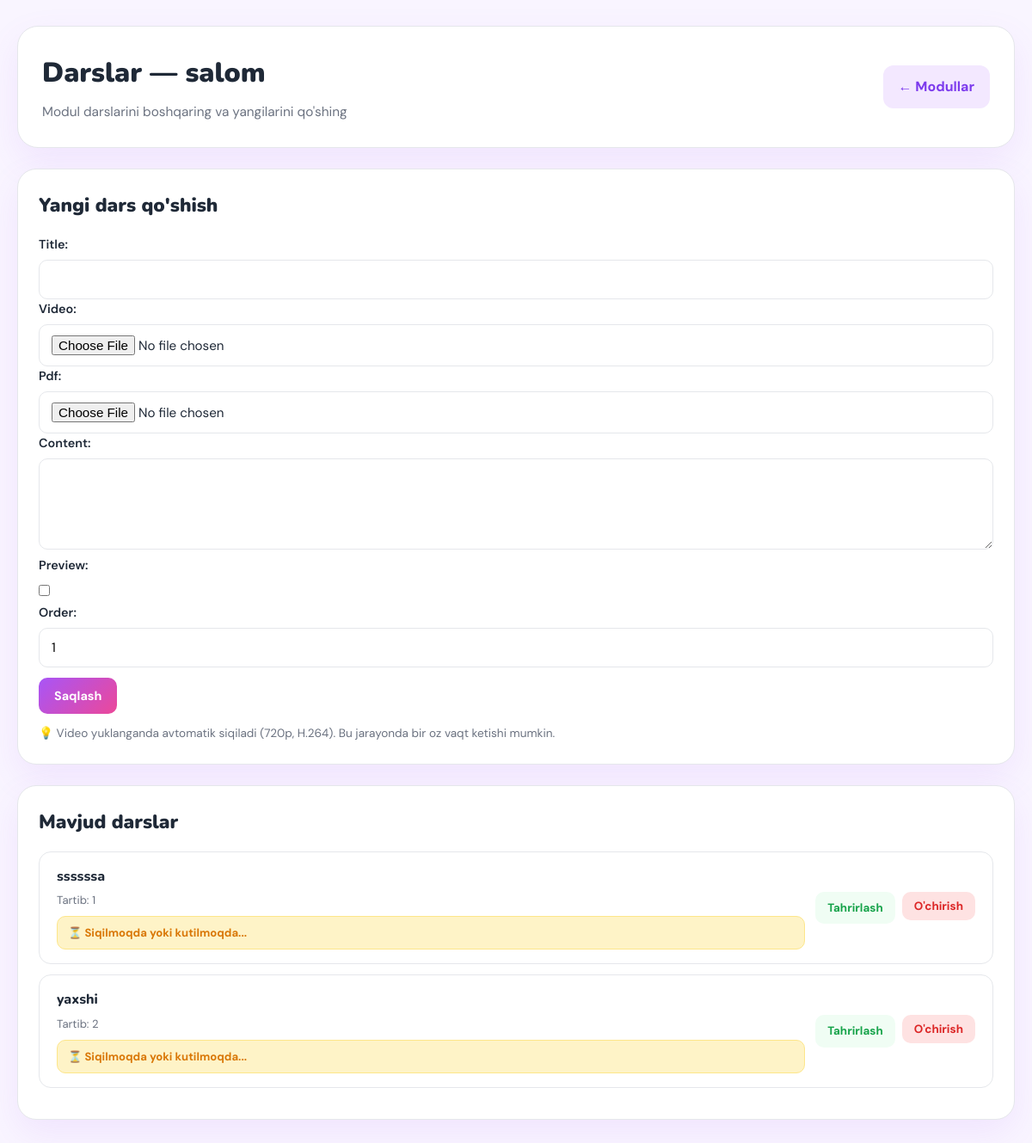
The page /courses/admin/1/modules/2/lessons/ (signed in) on the database its author committed.
### courses/models.py (models this page shows, shortened)
class Module(models.Model):
    course = models.ForeignKey(Course, on_delete=models.CASCADE, related_name='modules')
    title = models.CharField(max_length=200)
    order = models.PositiveIntegerField(default=1)

class Lesson(models.Model):
    module = models.ForeignKey(Module, on_delete=models.CASCADE, related_name='lessons')
    title = models.CharField(max_length=200)
    video = models.FileField(upload_to='lesson_videos/', null=True, blank=True)
    video_thumbnail = models.ImageField(
        upload_to='lesson_thumbnails/', null=True, blank=True,
        help_text="Avtomatik yaratiladi"
    )
    video_duration = models.CharField(
        max_length=20, blank=True, null=True,
        help_text="Video davomiyligi (HH:MM:SS)"
    )
    original_video_size = models.PositiveIntegerField(
        null=True, blank=True,
        help_text="Original hajm (bayt)"
    )
    compressed_video_size = models.PositiveIntegerField(
        null=True, blank=True,
        help_text="Siqilgan hajm (bayt)"
    )
    is_video_compressed = models.BooleanField(default=False)
    content = models.TextField(blank=True, null=True)
    pdf = models.FileField(upload_to='lesson_pdfs/', null=True, blank=True)
    preview = models.BooleanField(default=False)
    order = models.PositiveIntegerField(default=1)

### courses/views.py (the view)
# urls.py: path('admin/<int:course_id>/modules/<int:module_id>/lessons/', admin_lessons, name='admin_lessons'),
@admin_required
def admin_lessons(request, course_id, module_id):
    module = get_object_or_404(Module, id=module_id, course_id=course_id)
    lessons = Lesson.objects.filter(module=module).order_by('order')
    if request.method == "POST":
        form = LessonForm(request.POST, request.FILES)
        if form.is_valid():
            lesson = form.save(commit=False)
            lesson.module = module
            lesson.save()
            return redirect('admin_lessons', course_id=course_id, module_id=module_id)
    else:
        form = LessonForm()
    return render(request, 'admin_lessons.html', {
        'module': module,
        'lessons': lessons,
        'form': form,
        'course_id': course_id
    })

### courses/forms.py (shortened to what this page needs)
class LessonForm(forms.ModelForm):
    class Meta:
        model = Lesson
        fields = ['title', 'video', 'pdf', 'content', 'preview', 'order']
        widgets = {
            'title': forms.TextInput(attrs={'class': 'form-control'}),
            'video': forms.ClearableFileInput(attrs={'class': 'form-control'}),
            'pdf': forms.ClearableFileInput(attrs={'class': 'form-control'}),
            'content': forms.Textarea(attrs={'class': 'form-control', 'rows': 4}),
            'preview': forms.CheckboxInput(attrs={'class': 'form-check-input'}),
            'order': forms.NumberInput(attrs={'class': 'form-control'}),
        }

### courses/views.py (called while the page is built)
def admin_required(view_func):
    @wraps(view_func)
    @login_required
    def wrapper(request, *args, **kwargs):
        if request.user.role != 'admin':
            return redirect('student_dashboard')
        return view_func(request, *args, **kwargs)
    return wrapper

### courses/templates/admin_lessons.html (shortened to what this page needs)
{% extends "base.html" %}
{% block content %}
<div class="container">
    <div class="page-header">
        <div>
            <h1>Darslar — {{ module.title }}</h1>
            <p>Modul darslarini boshqaring va yangilarini qo'shing</p>
        </div>
        <a href="{% url 'admin_modules' course_id %}" class="back-btn">← Modullar</a>
    </div>
    <div class="card" style="margin-bottom:24px;">
        <h2>Yangi dars qo'shish</h2>
        <form method="POST" enctype="multipart/form-data">
            {{ form.as_p }}
            <button type="submit" class="btn btn-primary" style="margin-top:12px;">Saqlash</button>
        </form>
        <p style="color:var(--muted); font-size:0.85rem; margin-top:12px;">
            💡 Video yuklanganda avtomatik siqiladi (720p, H.264). Bu jarayonda bir oz vaqt ketishi mumkin.
        </p>
    </div>
    <div class="card">
        <h2>Mavjud darslar</h2>
        <ul class="item-list">
            {% for lesson in lessons %}
            <li>
                <div class="item-info" style="flex:1;">
                    <div style="display:flex; align-items:center; gap:12px; margin-bottom:6px;">
                        <div>
                            <h4>{{ lesson.title }}</h4>
                            <div style="display:flex; gap:8px; flex-wrap:wrap; margin-top:4px;">
                                <span style="color:var(--muted); font-size:0.82rem;">
                                    Tartib: {{ lesson.order }}
                                </span>
                            </div>
                        </div>
                    </div>
                    {% if lesson.is_video_compressed and lesson.original_video_size %}
                    <div style="background:linear-gradient(135deg, #f0fdf4, #ecfdf5); border:1px solid #bbf7d0; border-radius:10px; padding:8px 12px; margin-top:8px; font-size:0.82rem;">
                        <strong style="color:#16a34a;">✅ Siqilgan</strong> |
                        Original: <strong>{{ lesson.original_size_display }}</strong> →
                        Siqilgan: <strong>{{ lesson.compressed_size_display }}</strong>
                        {% if lesson.compression_ratio > 0 %}
                        | <strong style="color:#16a34a;">{{ lesson.compression_ratio }}% kamaytirish</strong>
                        {% endif %}
                    </div>
                    {% elif lesson.video %}
                    <div style="background:#fef3c7; border:1px solid #fde68a; border-radius:10px; padding:8px 12px; margin-top:8px; font-size:0.82rem;">
                        <strong style="color:#d97706;">⏳ Siqilmoqda yoki kutilmoqda...</strong>
                    </div>
                    {% endif %}
                </div>
                <div class="actions">
                    <a href="{% url 'admin_edit_lesson' course_id module.id lesson.id %}" class="action-btn btn-edit">Tahrirlash</a>
                    <form method="POST" action="{% url 'admin_delete_lesson' course_id module.id lesson.id %}" style="display:inline;" onsubmit="return confirm('Darsni o\'chirmoqchimisiz?');">
                        <button type="submit" class="action-btn btn-delete">O'chirish</button>
                    </form>
                </div>
            </li>
            {% empty %}
            <li class="empty-state">Dars topilmadi</li>
            {% endfor %}
        </ul>
    </div>
</div>
{% endblock %}

### static/css/style.css (style rules this page uses)
:root { --primary: #a855f7; --primary-dark: #7c3aed; --pink: #ec4899; --gradient: linear-gradient(135deg, #a855f7, #ec4899); --bg: #f9f5ff; --white: #ffffff; --dark: #1a1a2e; --text: #1f2937; --muted: #6b7280; --border: #e5e7eb; --danger: #ef4444; --success: #22c55e; --warning: #f59e0b; --card-bg: #fff; --shadow: 0 16px 40px rgba(168, 85, 247, 0.10); --shadow-sm: 0 4px 12px rgba(168, 85, 247, 0.08); }
* { margin: 0; padding: 0; box-sizing: border-box; }
body { font-family: 'DM Sans', sans-serif; background: var(--bg); color: var(--text); line-height: 1.6; }
a { text-decoration: none; color: inherit; }
.container { max-width: 1200px; margin: 0 auto; padding: 30px 20px 60px; }
.btn { display: inline-flex; align-items: center; justify-content: center; gap: 8px; text-decoration: none; padding: 12px 18px; border-radius: 10px; font-weight: 700; font-size: 0.9rem; font-family: 'DM Sans', sans-serif; border: none; cursor: pointer; transition: all 0.2s ease; }
.btn-primary { background: var(--gradient); color: white; }
.card { background: var(--white); border: 1px solid var(--border); border-radius: 22px; padding: 24px; box-shadow: var(--shadow); }
.card h2 { font-family: 'Nunito', sans-serif; font-size: 1.4rem; font-weight: 900; margin-bottom: 16px; }
.form-group label, label { display: block; margin-bottom: 6px; font-weight: 600; font-size: 0.9rem; }
.form-control, input[type="text"], input[type="email"], input[type="password"], input[type="number"], input[type="url"], textarea, select { width: 100%; padding: 12px 14px; border: 1px solid var(--border); border-radius: 10px; font-size: 0.95rem; font-family: 'DM Sans', sans-serif; outline: none; transition: 0.2s; }
.actions { display: flex; flex-wrap: wrap; gap: 8px; }
.action-btn { display: inline-flex; align-items: center; justify-content: center; padding: 8px 14px; border-radius: 10px; font-size: 0.84rem; font-weight: 700; border: none; cursor: pointer; transition: 0.2s; white-space: nowrap; font-family: 'DM Sans', sans-serif; text-decoration: none; }
.btn-delete { background: #fee2e2; color: #dc2626; }
.btn-edit { background: #f0fdf4; color: #16a34a; }
.back-btn { text-decoration: none; background: #f3e8ff; color: var(--primary-dark); padding: 12px 18px; border-radius: 12px; font-weight: 700; transition: 0.2s; display: inline-flex; align-items: center; gap: 8px; }
.page-header { background: var(--white); border: 1px solid var(--border); border-radius: 24px; padding: 28px; box-shadow: var(--shadow); display: flex; justify-content: space-between; align-items: center; gap: 20px; margin-bottom: 24px; flex-wrap: wrap; }
.page-header h1 { font-family: 'Nunito', sans-serif; font-size: 2rem; font-weight: 900; margin-bottom: 8px; }
.page-header p { color: var(--muted); font-size: 0.96rem; }
.item-list { list-style: none; padding: 0; }
.item-list li { background: var(--white); border: 1px solid var(--border); border-radius: 14px; padding: 16px 20px; margin-bottom: 12px; display: flex; justify-content: space-between; align-items: center; gap: 12px; flex-wrap: wrap; transition: 0.2s; }
.item-info h4 { font-family: 'Nunito', sans-serif; font-weight: 800; font-size: 1rem; margin-bottom: 4px; }
.item-info span { color: var(--muted); font-size: 0.85rem; }

### rows shown on the page
Module: title "salom"
Lesson: title "ssssssa", order "1", is_video_compressed "⏳ Siqilmoqda yoki kutilmoqda..."
Lesson: title "yaxshi", order "2", is_video_compressed "⏳ Siqilmoqda yoki kutilmoqda..."
